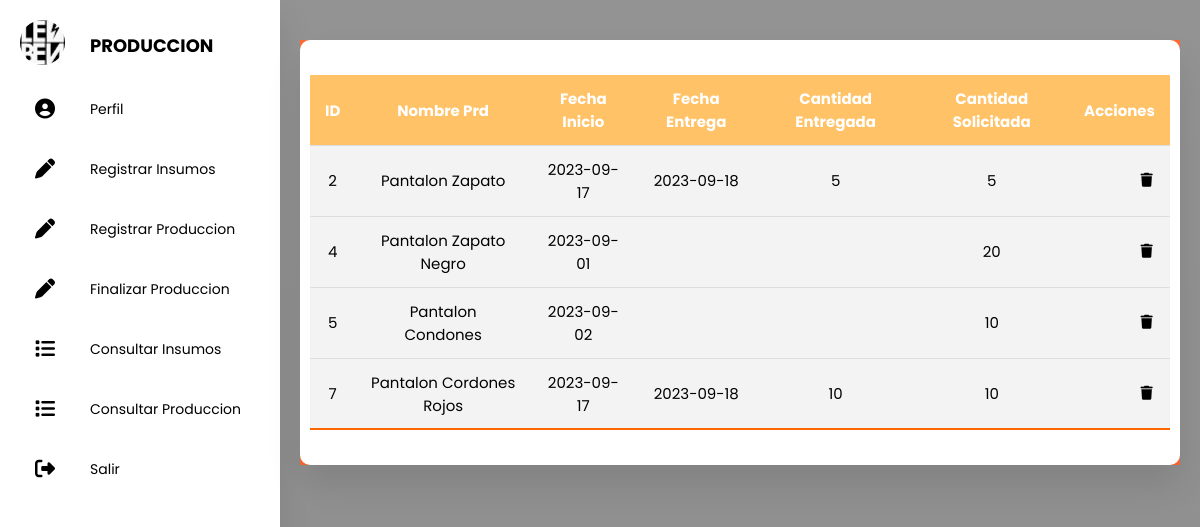
/SanProduccion/PHP/Sa_ConsultarProduccion.php, run on the app's committed database.
### tables this page shows
CREATE TABLE `produccion` (
  `idProduccion` int(10) UNSIGNED NOT NULL,
  `nombreProduccion` varchar(30) DEFAULT NULL,
  `idPedido` int(10) UNSIGNED DEFAULT NULL,
  `fechaInicio` date DEFAULT NULL,
  `fechaEntrega` date DEFAULT NULL,
  `cantidadEntrega` int(11) DEFAULT NULL,
  `cantidadSolicitada` int(11) DEFAULT NULL,
  `estadoProduccion` varchar(20) DEFAULT NULL,
  `idProducto` int(10) UNSIGNED DEFAULT NULL,
  `idInsumos` int(10) UNSIGNED DEFAULT NULL
);

### SanProduccion/PHP/Sa_ConsultarProduccion.php (the view, shortened to what this page needs)
<!DOCTYPE html>
<html lang="en">
<head>
  <link rel="stylesheet" href="../CSS/Sa_Produccion.css">
  <link rel="stylesheet" href="https://cdnjs.cloudflare.com/ajax/libs/font-awesome/5.15.4/css/all.min.css" />
  <link rel="stylesheet" href="https://cdnjs.cloudflare.com/ajax/libs/font-awesome/6.4.2/css/all.min.css" />
</head>
<body>
  <div class="container">
    <section>
      <nav class="a-hover">
        <ul>
          <li>
            <a href="#" class="logo">
              <img src="../IMG/leben.jpg" alt="">
              <span class="nav-item">PRODUCCION</span>
            </a>
          </li>
          <li><a href="../HTML/SaProduccion.html">
              <i class="fas fa-circle-user"></i>
              <span class="nav-item">Perfil</span>
            </a></li>
          <li><a href="../PHP/Sa_RegistarInsumos.php">
              <i class="fas fa-pen"></i>
              <span class="nav-item">Registrar Insumos</span>
            </a></li>
          <li><a href="../PHP/Sa_RegistrarProduccion.php">
              <i class="fas fa-pen"></i>
              <span class="nav-item">Registrar Produccion</span>
            </a></li>
          <li><a href="../PHP/Sa_FinalizarProduccion.php">
              <i class="fas fa-pen"></i>
              <span class="nav-item">Finalizar Produccion</span>
            </a></li>
          <li><a href="../PHP/Sa_ConsultarInsumos.php">
              <i class="fas fa-list"></i>
              <span class="nav-item">Consultar Insumos</span>
            </a></li>
          <li><a href="../PHP/Sa_ConsultarProduccion.php">
              <i class="fas fa-list"></i>
              <span class="nav-item">Consultar Produccion</span>
            </a></li>
          <li><a href="../SanSalir.html">
              <i class="fas fa-sign-out-alt"></i>
              <span class="nav-item">Salir</span>
            </a></li>
        </ul>
      </nav>
    </section>
    <section class="main">
      <section class="attendance">
        <div class="attendance-list">
          <table class="table">
            <thead>
              <tr>
                <th>ID</th>
                <th>Nombre prd</th>
                <th>Fecha inicio</th>
                <th>Fecha Entrega</th>
                <th>Cantidad Entregada</th>
                <th>Cantidad solicitada</th>
                <th>Acciones</th>
              </tr>
            </thead>
            <tbody>
              <tr>
                <?php
                require("../conexion.php");
                try {
                  $pdo = new PDO("mysql:host=127.0.0.1;dbname=snb", "root", "");
                  $pdo->setAttribute(PDO::ATTR_ERRMODE, PDO::ERRMODE_EXCEPTION);
                  $consulta = "SELECT idProduccion, nombreProduccion, fechaInicio, fechaEntrega, cantidadEntrega, cantidadSolicitada, estadoProduccion FROM produccion;";
                  $stmt = $pdo->query($consulta);
                  while ($fila = $stmt->fetch(PDO::FETCH_ASSOC)) {
                    $idProduccion = $fila['idProduccion'];
                    $nombreProduccion = $fila['nombreProduccion'];
                    $fechaInicio = $fila['fechaInicio'];
                    $fechaEntrega = $fila['fechaEntrega'];
                    $cantidadEntrega = $fila['cantidadEntrega'];
                    $cantidadSolicitada = $fila['cantidadSolicitada'];
                    echo "<tr>";
                    echo "<td>$idProduccion</td>";
                    echo "<td>$nombreProduccion</td>";
                    echo "<td>$fechaInicio</td>";
                    echo "<td>$fechaEntrega</td>";
                    echo "<td>$cantidadEntrega</td>";
                    echo "<td>$cantidadSolicitada</td>";
                    echo "<td><a class='btn-delente' href='#' onclick='confirmarEliminacion(" . $fila["idProduccion"] . ")'><i class='fa-solid fa-trash'></i></a>";
                    echo "</tr>";
                    echo "<tr>";
                  }
                } catch (PDOException $e) {
                  echo "Error: " . $e->getMessage();
                }
                ?>
            </tbody>
          </table>
        </div>
      </section>
    </section>
  </div>
</body>
</html>

### SanProduccion/CSS/Sa_Produccion.css (style rules this page uses)
* { margin: 0; padding: 0; outline: none; border: none; text-decoration: none; box-sizing: border-box; font-family: "Poppins", sans-serif; }
body { background-image: linear-gradient(rgba(0, 0, 0, 0.422), rgba(0, 0, 0, 0.445)), url(../IMG/Fondo.jpg); -webkit-background-size: cover; background-size: cover; background-attachment: fixed; }
.container { display: flex; }
nav { position: relative; top: 0; bottom: 0; height: 110vh; left: 0; background: #ffffff; width: 280px; overflow: hidden; box-shadow: 0 20px 35px rgba(0, 0, 0, 0.1); }
.logo { text-align: center; display: flex; margin: 10px 0 0 10px; }
.logo img { width: 45px; height: 45px; border-radius: 50%; }
.logo span { font-weight: bold; padding-left: 15px; font-size: 18px; text-transform: uppercase; }
.btn-delente { position: relative; top: 0; bottom: 0; height: 5%; width: 25px; left: 50px; padding: 20px; overflow: flex; border-radius: 25%; }
a { position: relative; color: rgb(0, 0, 0); font-size: 14px; display: table; width: 280px; padding: 10px; }
.fas { position: relative; width: 70px; height: 40px; top: 14px; font-size: 20px; text-align: center; }
.nav-item { position: relative; top: 12px; margin-left: 10px; }
.main { position: relative; padding: 20px; width: 100%; }
.attendance { margin-top: 20px; text-transform: capitalize; background: rgb(255, 105, 51); }
.attendance-list { width: 100%; padding: 10px; margin-top: 10px; background: #fff; border-radius: 10px; box-shadow: 0 20px 35px rgba(0, 0, 0, 0.1); position: sticky; top: 0; left: 0; }
.table { border-collapse: collapse; margin: 25px 0; font-size: 15px; min-width: auto; overflow-y: hidden; border-radius: 5px 5px 0 0; width: 100%; }
table thead tr { color: #fff; background: rgba(255, 153, 0, 0.6); text-align: flex; font-weight: bold; position: sticky; top: 0; left: 0; }
.table th, .table td { padding: 12px 15px; }
.table tbody tr { border-bottom: 1px solid #ddd; }
.table tbody tr { background: #f3f3f3; text-align: center; }

### data on the page
produccion: idProduccion "2", nombreProduccion "Pantalon Zapato", fechaInicio "2023-09-17", fechaEntrega "2023-09-18", cantidadEntrega "5", cantidadSolicitada "5"
produccion: idProduccion "4", nombreProduccion "Pantalon Zapato Negro", fechaInicio "2023-09-01", cantidadSolicitada "20"
produccion: idProduccion "5", nombreProduccion "Pantalon Condones", fechaInicio "2023-09-02", cantidadSolicitada "10"
produccion: idProduccion "7", nombreProduccion "Pantalon Cordones Rojos", fechaInicio "2023-09-17", fechaEntrega "2023-09-18", cantidadEntrega "10", cantidadSolicitada "10"
